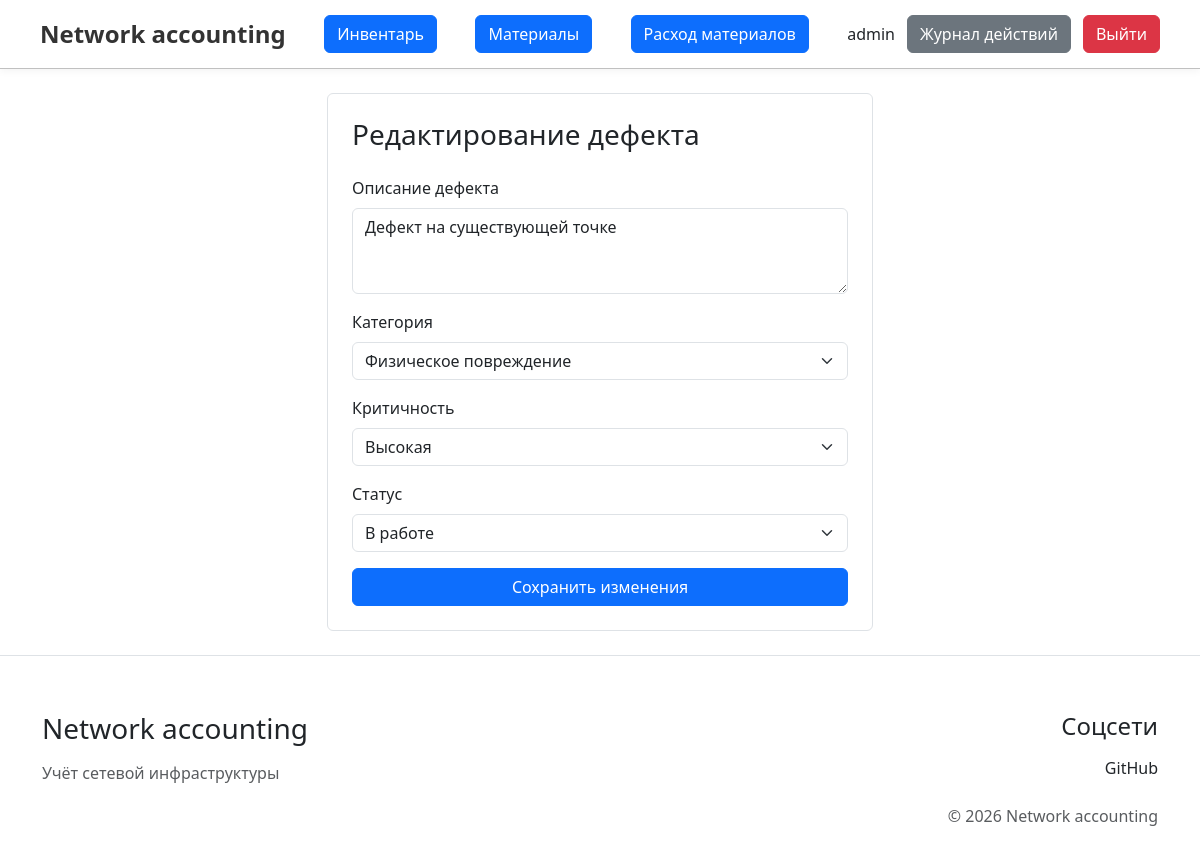
The app's page /app/view/defects/update_defects.php?id=50&point_id=30 (signed in) with its own data.
### tables this page shows
CREATE TABLE `defects` (
  `id` int(11) NOT NULL AUTO_INCREMENT,
  `point_id` int(11) NOT NULL,
  `category` int(11) NOT NULL,
  `severity` enum('high','medium','low') DEFAULT NULL,
  `description` text DEFAULT NULL,
  `status` enum('open','in_progress','closed') DEFAULT 'open',
  `created_by` int(11) DEFAULT NULL,
  `created_at` timestamp NULL DEFAULT current_timestamp(),
  `image_name` varchar(500) DEFAULT NULL,
  PRIMARY KEY (`id`),
  KEY `point_id` (`point_id`),
  KEY `created_by` (`created_by`),
  KEY `fk_defects_category` (`category`),
  CONSTRAINT `defects_ibfk_1` FOREIGN KEY (`point_id`) REFERENCES `network_points` (`id`) ON DELETE CASCADE,
  CONSTRAINT `defects_ibfk_2` FOREIGN KEY (`created_by`) REFERENCES `users` (`id`),
  CONSTRAINT `fk_defects_category` FOREIGN KEY (`category`) REFERENCES `defect_category` (`id`) ON UPDATE CASCADE
);

CREATE TABLE `defect_category` (
  `id` int(11) NOT NULL AUTO_INCREMENT,
  `name` varchar(255) NOT NULL,
  `display_name` varchar(255) NOT NULL,
  PRIMARY KEY (`id`)
);

### app/includes/functions.php (called while the page is built, shortened)
<?php
function getDefectCategories($pdo)
{
    $sql = "SELECT * FROM defect_category ORDER BY name";
    $stmt = $pdo->prepare($sql);
    $stmt->execute();
    return $stmt->fetchAll(PDO::FETCH_ASSOC);
}
?>

### app/view/defects/update_defects.php (the view, shortened to what this page needs)
<?php
require '../../includes/functions.php';
$id = $_GET['id'] ?? 0;
$sql = "SELECT d.*, dc.display_name AS category_name
        FROM defects d
        LEFT JOIN defect_category dc ON d.category = dc.id
        WHERE d.id = :id";
$stmt = $pdo->prepare($sql);
$stmt->execute([':id' => $id]);
$defect = $stmt->fetch(PDO::FETCH_ASSOC);
$categories = getDefectCategories($pdo);
?>
<?php include '../../includes/header.php'; ?>
    <div class="container py-4">
        <div class="row justify-content-center">
            <div class="col-md-6">
                <div class="card border">
                    <div class="card-body p-4">
                        <h3 class="mb-4">Редактирование дефекта</h3>
                        <form action="../../../controllers/defects/update_defect.php" method="post"
                              enctype="multipart/form-data">
                            <div class="mb-3">
                                <label class="form-label">Описание дефекта</label>
                                <textarea name="description" class="form-control" rows="3"
                                          required><?= htmlspecialchars($defect['description'] ?? ''); ?></textarea>
                            </div>
                            <div class="mb-3">
                                <label class="form-label">Категория</label>
                                <select name="category" class="form-select">
                                    <?php foreach ($categories as $cat): ?>
                                        <option value="<?= $cat['id']; ?>"
                                                <?= $cat['id'] == $defect['category'] ? 'selected' : '' ?>>
                                            <?= htmlspecialchars($cat['display_name']); ?>
                                        </option>
                                    <?php endforeach; ?>
                                </select>
                            </div>
                            <div class="mb-3">
                                <label class="form-label">Критичность</label>
                                <select name="severity" class="form-select">
                                    <option value="high" <?= $defect['severity'] == 'high' ? 'selected' : ''; ?>>
                                        Высокая
                                    </option>
                                </select>
                            </div>
                            <div class="mb-3">
                                <label class="form-label">Статус</label>
                                <select name="status" class="form-select">
                                    <option value="in_progress" <?= $defect['status'] == 'in_progress' ? 'selected' : ''; ?>>
                                        В работе
                                    </option>
                                </select>
                            </div>
                            <button type="submit" class="btn btn-primary w-100">Сохранить изменения</button>
                        </form>
                    </div>
                </div>
            </div>
        </div>
    </div>
<?php include '../../includes/footer.php'; ?>

### public/assets/css/style.css (style rules this page uses)
html, body { height: 100%; margin: 0; padding: 0; }
body { display: flex; flex-direction: column; min-height: 100vh; }

### records on screen
defects: description "Дефект на существующей точке", category "Физическое повреждение", severity "Высокая", status "В работе"

### other values on screen
$_SESSION['user_info']['login'] "admin"
